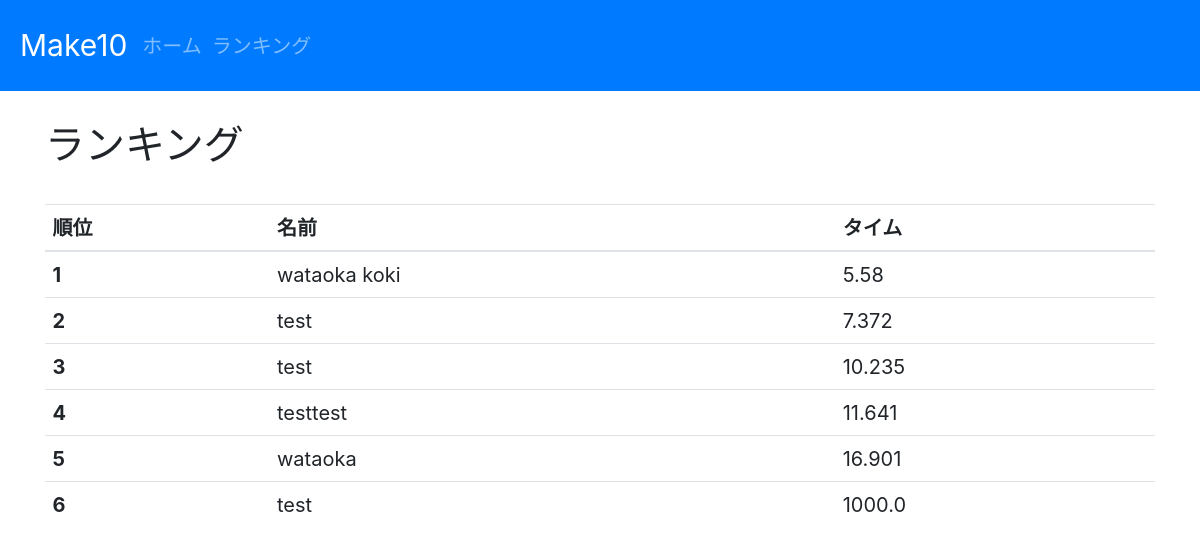
The app's page /ranking, older data.
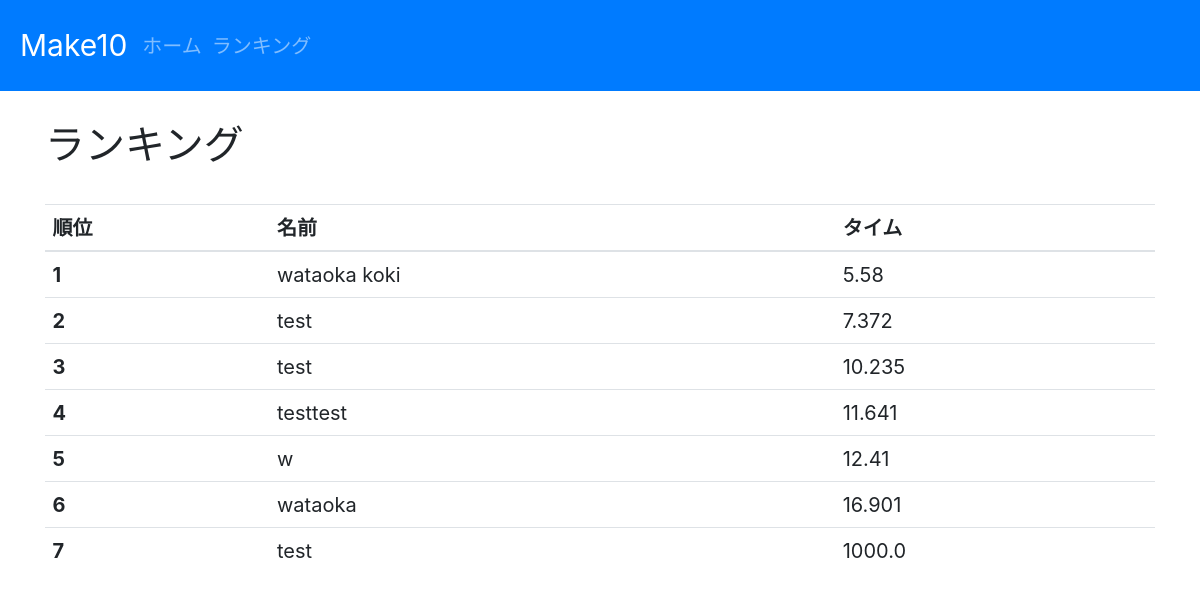
The same page, newer data.
### make10/models.py (models this page shows)
class Record(models.Model):
    name = models.CharField(max_length=25)
    time = models.FloatField()

### make10/views.py (the view)
# urls.py: path('ranking', views.ranking, name='ranking')
def ranking(request):
    all_records = Record.objects.all().order_by("time")
    context = {"all_records": all_records}
    return render(request, "make10/ranking.html", context=context)

### make10/templates/make10/ranking.html
{% extends 'make10/base.html' %}
{% block content %}
<div class="container">
    <br>
    <h1>ランキング</h1>
    <br>
    <table class="table">
            <thead>
                <tr>
                    <th>順位</th>
                    <th>名前</th>
                    <th>タイム</th>
                </tr>
            </thead>
            <tbody>
                {% for record in all_records %}
                <tr>
                    <th>{{ forloop.counter }}</th>
                    <td>{{ record.name }}</td>
                    <td>{{ record.time }}</td>
                </tr>
                {% endfor %}
            </tbody>
        </table>
</div>
{% endblock %}

Row changes from the older to the newer data that the page shows:
added Record: name "w", time "12.41"
